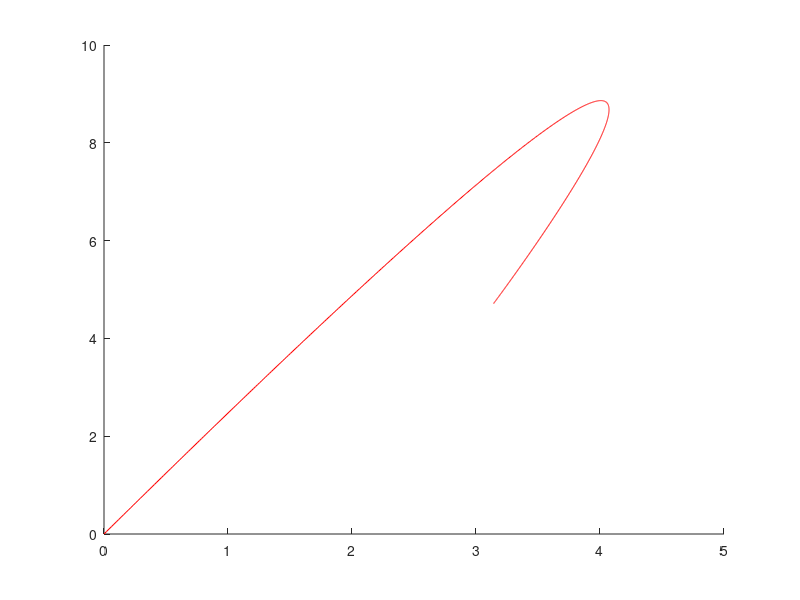

The MATLAB script that drew this image: (Note: this script raises an error after producing the figure.)
function f = arm_test()
clear variables; clc; close all; 
% EN530.678 HW#3 supplementary 
% simulation of a two-link manipulator 
%
% M. Kobilarov

% model parameters
S.m1 = 1;
S.m2 = 1;
S.l1 = .5;
S.l2 = .5;
S.lc1 = .25;
S.lc2 = .25;
S.I1 = S.m1*S.l1/12;
S.I2 = S.m2*S.l2/12;
S.g = 9.8;

% initial state with high-velocity
x0 = [0; 0; 2; 5] ;

% desired state
xf = [pi; 3*pi/2; 0; 0];

% Set initial and final velocity 
S.vel = 1;

T = 10; % simulation time

% Gains 
S.kp = 2; S.kd = 1;

% boundary conditions in flat output space 
y0 = arm_h(x0);
yf = arm_h(xf);
dy0 = [x0(3),x0(4)]';  % desired starting velocity
dyf = [xf(3),xf(4)]'; % desired end velocity

% compute path coefficients
A = poly3_coeff(y0, dy0, yf, dyf, T);
S.A = A;

figure(1)
hold on
% plot desired path
X_ = A*poly3([0:.01:T]);
plot(X_(1,:), X_(2,:), '-r');

x0 = x0  + [.15;.150;0;0];

[ts, xs] = ode45(@arm_ode, [0 T], x0, [], S);

% plot executed path
plot(xs(:,1), xs(:,2), '-b')

% plot goal configuration 
plot(xf(1),xf(2),'*g')
xlabel('q_1')
ylabel('q_2')
title('2D Manipulator trajectory routine')
hold off 

figure(2)
hold on 

% Desired q2
plot(linspace(0,10,size(X_(2,:),2)),X_(2,:),'-r');

% Exectued q2 
plot(ts,xs(:,2),'-b');

% plot goal q2 joint value 
plot(10,xf(2),'*g');

xlabel('time');
ylabel('q_2'); 
title('q_2 path');
hold off
    
figure(3)
hold on 

% Desired q1
plot(linspace(0,10,size(X_(1,:),2)),X_(1,:),'-r');

% Exectued q2 
plot(ts,xs(:,1),'-b');

% plot goal q2 joint value 
plot(10,xf(1),'*g');

xlabel('time');
ylabel('q_1'); 
title('q_1 path');
hold off

function A = poly3_coeff(y0, dy0, yf, dyf, T)
% computes cubic curve connecting (y0,dy0) and (yf, dyf) at time T

Y = [y0, dy0, yf, dyf];
L = [poly3(0), dpoly3(0), poly3(T), dpoly3(T)];
A = Y*inv(L);

function y = arm_h(x)
% output function
y = x(1:2);

function f = poly3(t)
f = [t.^3; t.^2; t; ones(size(t))];

function f = dpoly3(t)
f = [3*t.^2; 2*t; ones(size(t)); zeros(size(t))];

function f = d2poly3(t)
f = [6*t; 2; zeros(size(t)); zeros(size(t))];

function u = arm_ctrl(t, x, S)
% Modified for collacted input/output Linearization 
% standard computed torque law
yd = S.A*poly3(t);
dyd = S.A*dpoly3(t);
d2yd = S.A*d2poly3(t);

% desired trajectory and controls
qd = yd;
vd = dyd;
ad = d2yd;

% current
q = x(1:2);
v = x(3:4);

[M, C, N] = arm_dyn(t, x, S);

% Set bias equal to Coriolis + centrifugal forces + gravity, damping etc.
b = C*v + N; 

% Definitions 
m22_ = M(2,2) -M(2,1)*inv(M(1,1))*M(1,2);
b2_ = b(2) - M(2,1)*inv(M(1,1))*b(1);

% Virtual Input 
virtual = ad(2) -S.kd*(v(2)-vd(2)) -S.kp*(q(2)-qd(2));

% Control to stabilize to q2 trajectory 
u = m22_*virtual + b2_; 

function dx = arm_ode(t, x, S)
% the ODE for the arm
yd = S.A*poly3(t);
dyd = S.A*dpoly3(t);
d2yd = S.A*d2poly3(t);

% desired trajectory and controls
qd = yd;
vd = dyd;
ad = d2yd;

q = x(1:2); 
v = x(3:4);

[M, C, N] = arm_dyn(t, x, S);
% Set bias equal to Coriolis + centrifugal forces + gravity, damping etc.
b = C*v + N; 

% Definitions 
m22_ = M(2,2) -M(2,1)*inv(M(1,1))*M(1,2);
b2_ = b(2) - M(2,1)*inv(M(1,1))*b(1);

u = arm_ctrl(t, x, S);

dx = [v;
       -inv(M(1,1))*(M(1,2)*(ad(2) -S.kd*(v(2)-vd(2)) -S.kp*(q(2)-qd(2)))+b(1));
        inv(m22_)*(u-b2_)];    


function [M, C, N] = arm_dyn(t, x, S)
% compute the dynamical terms of the manipulator
% M - mass matrix
% C - Corilois matrix
% N - gravity/damping forces vector

q = x(1:2);
v = x(3:4);

c1 = cos(q(1));
c2 = cos(q(2));
s2 = sin(q(2));
c12 = cos(q(1) + q(2));

% coriolis matrix
C = -S.m2*S.l1*S.lc2*s2*[v(2), v(1) + v(2);
                    -v(1), 0] + diag([.2;.2]);

% mass elements
m11 = S.m1*S.lc1^2 + S.m2*(S.l1^2 + S.lc2^2 + 2*S.l1*S.lc2*c2) + ...
      S.I1 + S.I2;

m12 = S.m2*(S.lc2^2 + S.l1*S.lc2*c2) + S.I2;

m22 = S.m2*S.lc2^2 + S.I2;

% mass matrix
M = [m11, m12;
     m12, m22];

% gravity, damping, etc...
N = [(S.m1*S.lc1 + S.m2*S.l1)*S.g*c1 + S.m2*S.lc2*S.g*c12;
      S.m2*S.lc2*S.g*c12];